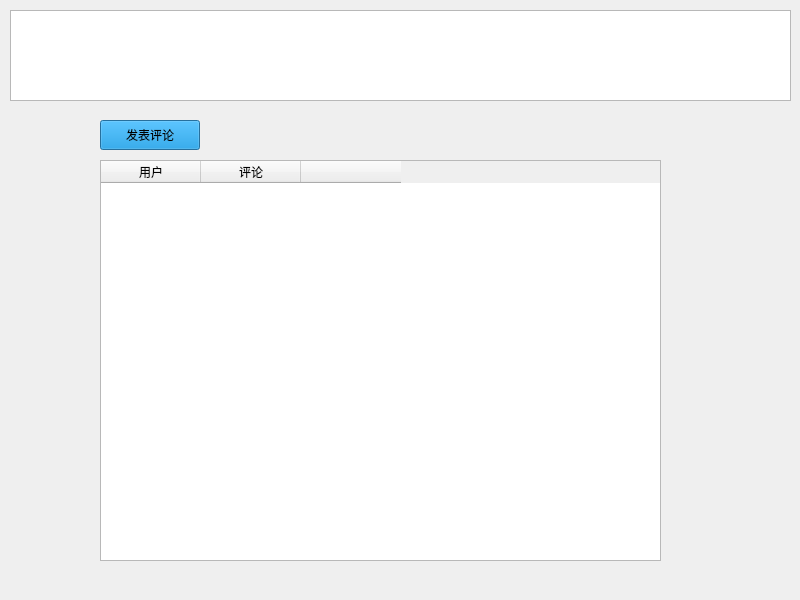
<?xml version="1.0" encoding="UTF-8"?>
<ui version="4.0">
 <class>post</class>
 <widget class="QDialog" name="post">
  <property name="geometry">
   <rect>
    <x>0</x>
    <y>0</y>
    <width>800</width>
    <height>600</height>
   </rect>
  </property>
  <property name="windowTitle">
   <string>Dialog</string>
  </property>
  <property name="styleSheet">
   <string notr="true"/>
  </property>
  <widget class="QPushButton" name="add">
   <property name="geometry">
    <rect>
     <x>100</x>
     <y>120</y>
     <width>100</width>
     <height>30</height>
    </rect>
   </property>
   <property name="styleSheet">
    <string notr="true">background-color: rgb(0, 138, 217);</string>
   </property>
   <property name="text">
    <string>发表评论</string>
   </property>
  </widget>
  <widget class="QTableWidget" name="commentGroup">
   <property name="geometry">
    <rect>
     <x>100</x>
     <y>160</y>
     <width>561</width>
     <height>401</height>
    </rect>
   </property>
   <column>
    <property name="text">
     <string>用户</string>
    </property>
   </column>
   <column>
    <property name="text">
     <string>评论</string>
    </property>
   </column>
   <column>
    <property name="text">
     <string/>
    </property>
    <property name="textAlignment">
     <set>AlignCenter</set>
    </property>
   </column>
  </widget>
  <widget class="QTextBrowser" name="post_content">
   <property name="geometry">
    <rect>
     <x>10</x>
     <y>10</y>
     <width>781</width>
     <height>91</height>
    </rect>
   </property>
  </widget>
 </widget>
 <resources/>
 <connections/>
</ui>
